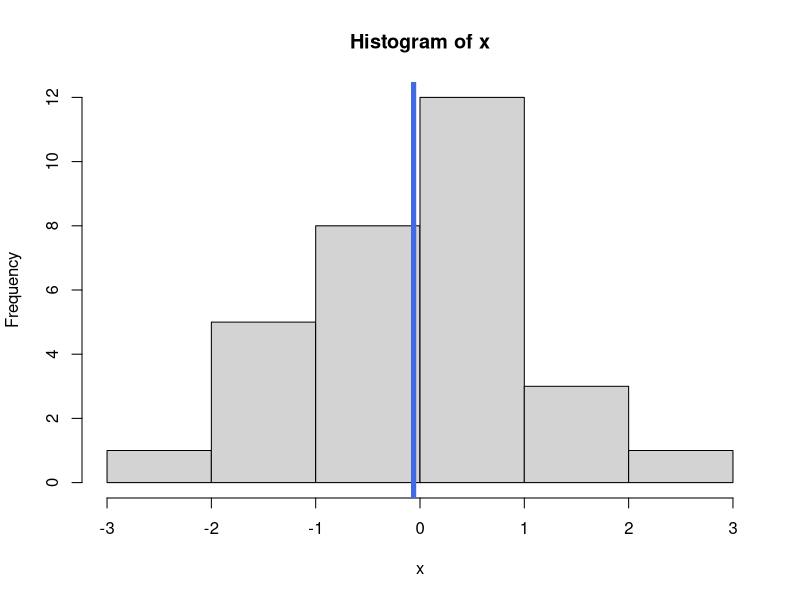
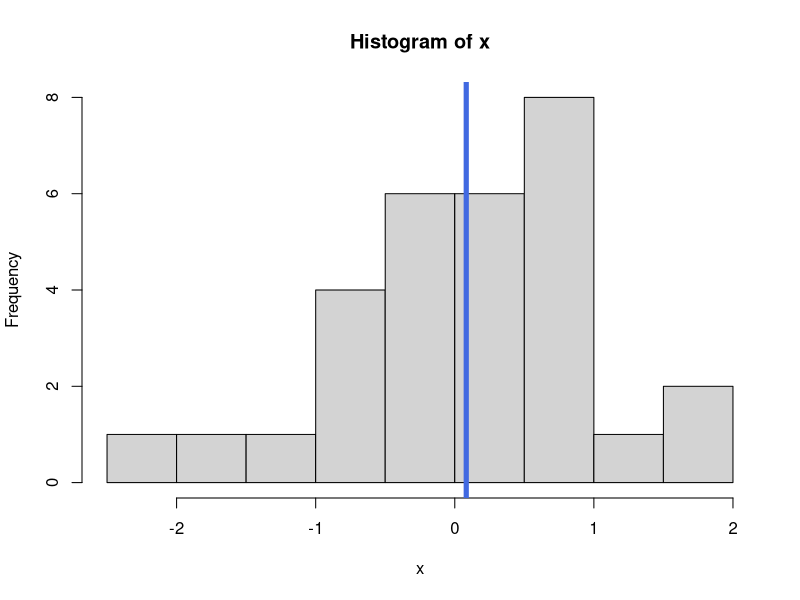
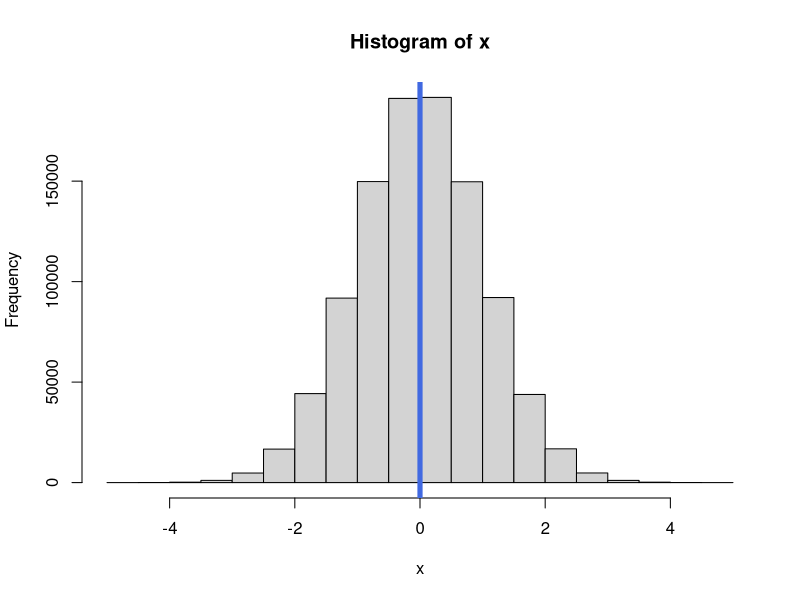
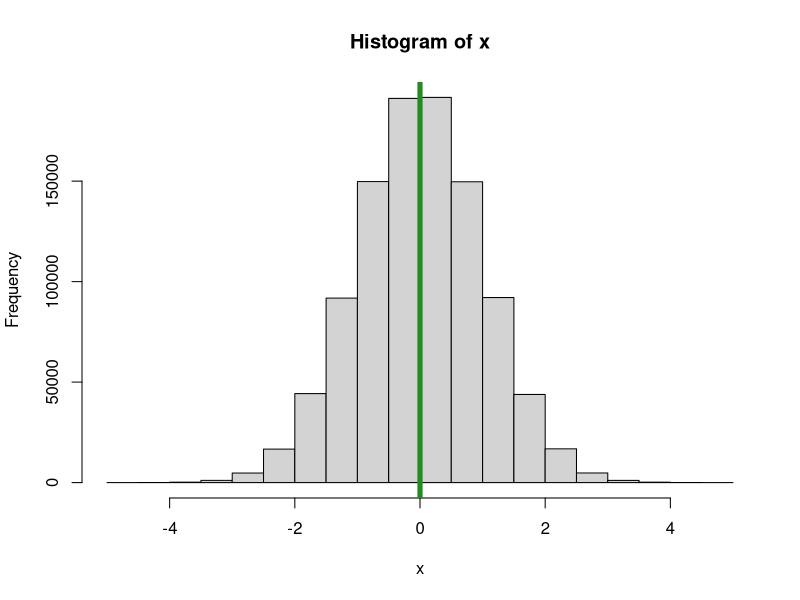
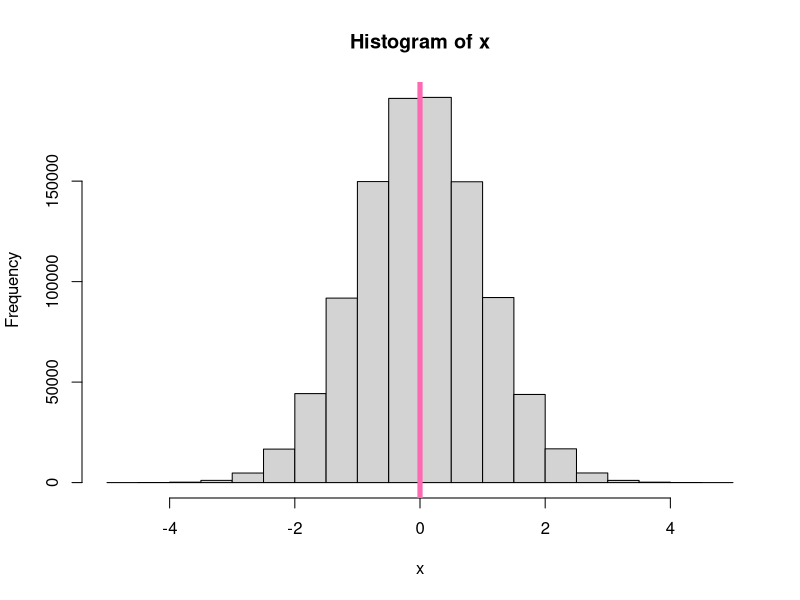

These figures' R source, in order:
#* plotRandomHisto.R
#* 
#* Author: Chad Mirara
#* 
#* Purpose: a function that will
#*     generate.a random sample of
#*     Normal "observations" and plot 
#*     a histogram of the data.
#*     
#* Inputs: 
#*     num_pts = the number of observations
#*               to generate (random)
#*     mu = the theoretical mean of the Normal
#*     sigma = the theoretical standard deviation
#*             of the Normal
#*    seed = a random number generation seed, to 
#*           ensure reproducibility  
#*           
#*  Outputs:
#*        A plot of the histogram is provided!
#*        A list with the following elements
#*          Random_values = a vector with the generated
#*                          random values
#*          Mean_Random_values = corresponding sample mean
#*          SD_Random_values = corresponding standard deviation                                       
#*   

plotRandomHisto <- function(num_pts=30, mu=0, sigma=1, 
                        seed=NULL, meanColor = "royalblue") {
  set.seed(seed)
  x <- rnorm(n=num_pts, mean=mu, sd=sigma)
  mean_x <- mean(x)
  hist(x)
  abline(v=mean_x, col=meanColor, lwd=5)
  
  ## The last line of code in the function
  ## is output! from the function
  list(Random_values = x,
       Mean_Random_values = mean_x,
       SD_Random_values = sd(x))
}

plotRandomHisto()
plotRandomHisto(seed=1)
plotRandomHisto(seed=1, num_pts=1000000)
plotRandomHisto(seed=1, num_pts=1000000, meanColor="forestgreen")
plotRandomHisto(seed=1, num_pts=1000000, meanColor="hotpink")
